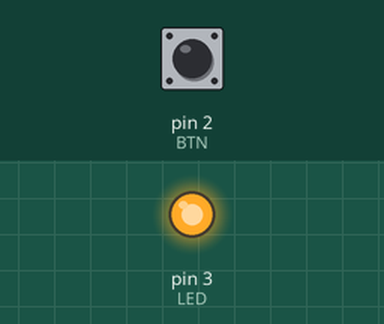
Recording of a sketch running on a simulated Arduino Uno, built with avr-gcc and run on an emulated ATmega328P. Shown: output pins drawn as LEDs (lit = HIGH). Dashed ring = blinking. The test bench sets the inputs (shaded band); at power-on: pin 2 (BTN) HIGH. What the sketch prints to the serial monitor is not drawn.

Above: at 1.2 s.
1.3 s: pin 2 (BTN) pulled LOW for 0.15 s
At 1.4 s:
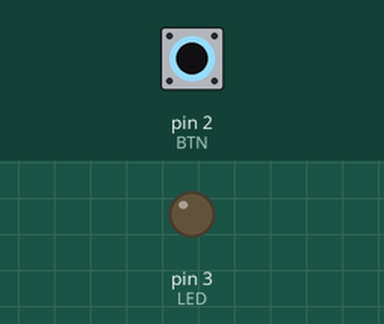
2.9 s: pin 2 (BTN) pulled LOW for 1 s
At 4.4 s:
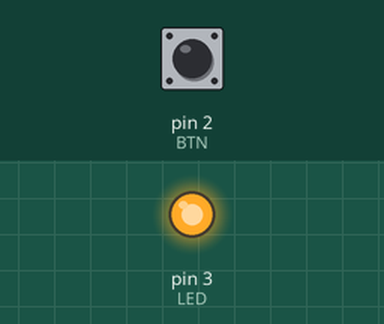
6.9 s: pin 2 (BTN) pulsed LOW 5 times (0.12 s each, 0.3 s apart)
At 7.12 s:
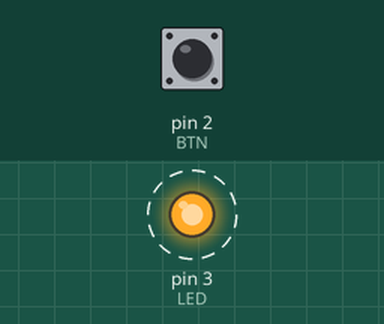
11.4 s: pin 2 (BTN) driven LOW
At 12.2 s:
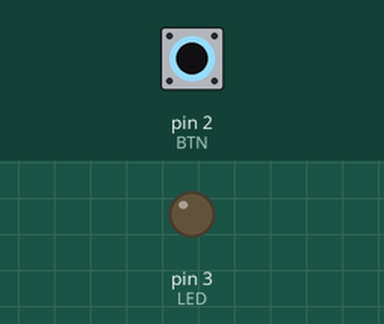
14.4 s: pin 2 (BTN) driven HIGH
At 14.9 s:
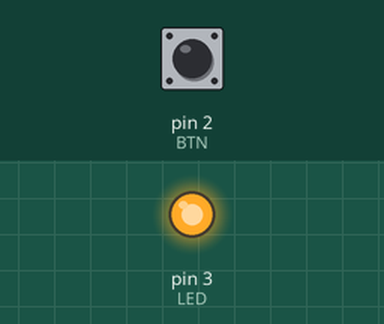
Timing chart, 0 to 17.4 s (numbered marks = the images above; inputs shaded):
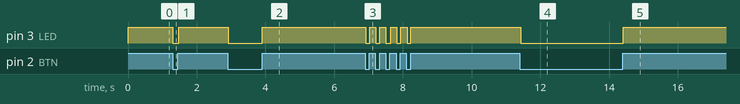

Measured:
- after the input at 1.3 s, pin 3 (LED): HIGH → LOW at once, → HIGH 0.17 s later
- after the input at 2.9 s, pin 3 (LED): HIGH → LOW at once, → HIGH 0.98 s later
- after the input at 6.9 s, pin 3 (LED): alternates HIGH for 0.18 s and LOW for 0.11 s, 10 changes in all, then stays HIGH, starting at once
- after the input at 11.4 s, pin 3 (LED): HIGH → LOW at once
- after the input at 14.4 s, pin 3 (LED): LOW → HIGH at once

The sketch:

code-button1-LEDfollowsButton.ino
```cpp
// Button directly controls LED – prints state to Serial
const int BTN = 2;   // button between pin 2 and GND
const int LED = 3;

void setup() {
  pinMode(BTN, INPUT_PULLUP);
  pinMode(LED, OUTPUT);
  Serial.begin(9600);
  Serial.println("Starting: LED follows button (hold = ON)");
}

void loop() {
  int btn = digitalRead(BTN);

  if (btn == LOW) {
    digitalWrite(LED, LOW);
    Serial.println("Button pressed → LED ON");
  } else {
    digitalWrite(LED, HIGH);
    Serial.println("Button released → LED OFF");
  }
}
```
